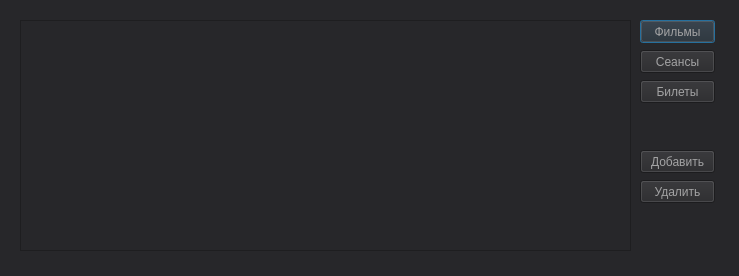
<?xml version="1.0" encoding="UTF-8"?>
<ui version="4.0">
 <class>editing</class>
 <widget class="QDialog" name="editing">
  <property name="geometry">
   <rect>
    <x>0</x>
    <y>0</y>
    <width>739</width>
    <height>276</height>
   </rect>
  </property>
  <property name="windowTitle">
   <string>Кино</string>
  </property>
  <property name="styleSheet">
   <string notr="true">background-color: rgb(39, 39, 42);
color: rgb(163, 163, 164);</string>
  </property>
  <widget class="QTableView" name="tableView">
   <property name="geometry">
    <rect>
     <x>20</x>
     <y>20</y>
     <width>611</width>
     <height>231</height>
    </rect>
   </property>
  </widget>
  <widget class="QPushButton" name="pushButton">
   <property name="geometry">
    <rect>
     <x>640</x>
     <y>20</y>
     <width>75</width>
     <height>23</height>
    </rect>
   </property>
   <property name="text">
    <string>Фильмы</string>
   </property>
  </widget>
  <widget class="QPushButton" name="pushButton_2">
   <property name="geometry">
    <rect>
     <x>640</x>
     <y>50</y>
     <width>75</width>
     <height>23</height>
    </rect>
   </property>
   <property name="text">
    <string>Сеансы</string>
   </property>
  </widget>
  <widget class="QPushButton" name="pushButton_3">
   <property name="geometry">
    <rect>
     <x>640</x>
     <y>80</y>
     <width>75</width>
     <height>23</height>
    </rect>
   </property>
   <property name="text">
    <string>Билеты</string>
   </property>
  </widget>
  <widget class="QPushButton" name="pushButton_4">
   <property name="geometry">
    <rect>
     <x>640</x>
     <y>150</y>
     <width>75</width>
     <height>23</height>
    </rect>
   </property>
   <property name="text">
    <string>Добавить</string>
   </property>
  </widget>
  <widget class="QPushButton" name="pushButton_5">
   <property name="geometry">
    <rect>
     <x>640</x>
     <y>180</y>
     <width>75</width>
     <height>23</height>
    </rect>
   </property>
   <property name="text">
    <string>Удалить</string>
   </property>
  </widget>
 </widget>
 <resources/>
 <connections/>
</ui>
